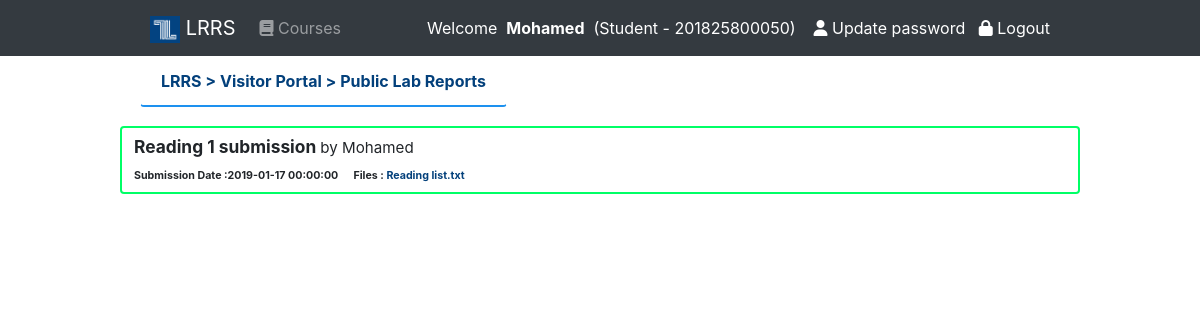
The page /Visitors.php (signed in) on the database its author committed.
### tables this page shows
CREATE TABLE `lab_report_submissions` (
  `Submission_ID` int(11) NOT NULL,
  `Submission_Date` datetime DEFAULT NULL,
  `Lab_Report_ID` int(11) DEFAULT NULL,
  `Student_id` varchar(200) DEFAULT NULL,
  `Course_Group_id` int(11) DEFAULT NULL,
  `Attachment1` longtext DEFAULT NULL,
  `Notes` longtext DEFAULT NULL,
  `Attachment2` varchar(1000) NOT NULL,
  `Attachment3` varchar(1000) NOT NULL,
  `Attachment4` varchar(1000) NOT NULL,
  `Marks` double DEFAULT NULL,
  `Status` varchar(100) NOT NULL,
  `Title` varchar(500) NOT NULL,
  `Visibility` varchar(30) NOT NULL DEFAULT 'Private',
  `Remarking_Reason` varchar(100) NOT NULL
);

CREATE TABLE `users_table` (
  `User_ID` int(11) NOT NULL,
  `Email` varchar(50) DEFAULT NULL,
  `Password` varchar(250) DEFAULT NULL,
  `HashPassword` varchar(250) NOT NULL,
  `Full_Name` varchar(50) DEFAULT NULL,
  `UserType` varchar(50) DEFAULT NULL,
  `Student_ID` varchar(500) DEFAULT NULL,
  `Passport_Number` varchar(50) DEFAULT NULL,
  `Status` varchar(30) NOT NULL DEFAULT 'Active'
);

### Visitors.php (the view, shortened to what this page needs)
<?php
include 'Header.php';
?>
<div class='row' style='width:80%;margin:auto;'>
 <?php
                     echo    "  <div class='alert' style='margin-left:20px;border-bottom:2px solid #1D91EF;'> <a href='~\..\Courses.php?course=$url'>
  LRRS > Visitor Portal  > Public Lab Reports
   <br> <span style='font-size:8pt'> </span>
</a></div>
 ";
 $result = mysqli_query($con,"SELECT `Submission_ID`, `Submission_Date`, lab_report_submissions.Student_id,
     `Attachment1`, `Notes`, `Attachment2`, `Attachment3`, `Attachment4`, `Marks`, `Title`, `Visibility` ,
     users_table.Full_Name,course_groups_table.Group_Name
FROM `lab_report_submissions`
left join users_table on users_table.Student_ID=lab_report_submissions.Student_id
left JOIN course_groups_table on course_groups_table.Course_Group_id=lab_report_submissions.Course_Group_id
WHERE Visibility='Public' ");
 if(mysqli_num_rows($result)==0)
    {} else { while($row = mysqli_fetch_assoc($result)) {
			 $att1=$row['Attachment1'];
                              $sdate=$row['Submission_Date'];
                                     $title=$row['Title'];
                                     $sname=$row['Full_Name'];
                                       $gname=$row['Group_Name'];
                                           $full_link="<a href='~\..\Lab_Report_Submisions\\$att1'>$att1</a>";
                echo"
                        <div class='btn btn-default'>
  $title  <small>by $gname $sname </small>
   <br> <span style='font-size:8pt'>Submission Date :$sdate  &nbsp;&nbsp; &nbsp;  Files : $full_link </span>
</div>
                        ";
              }}?>
  </div>

### Header.php (style rules this page uses)
.btn-default { border: 2px solid #00ff66; width: 100%; text-align:left; margin:3px auto; font-weight:bold; font-size:13pt; }
.alert { font-weight: bold; }
a { color: #03407B; }

### rows shown on the page
lab_report_submissions: Title "Reading 1 submission", users_table.Full_Name "Mohamed", Submission_Date "2019-01-17 00:00:00", Attachment1 "Reading list.txt"

### other values the page prints
$_SESSION['user_fullname'] "Mohamed"
$_SESSION['user_type'] "Student"
$_SESSION['user_student_id'] "201825800050"
